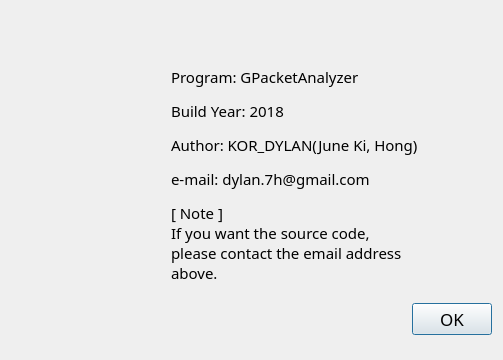
<?xml version="1.0" encoding="UTF-8"?>
<ui version="4.0">
 <class>Information</class>
 <widget class="QDialog" name="Information">
  <property name="geometry">
   <rect>
    <x>0</x>
    <y>0</y>
    <width>503</width>
    <height>360</height>
   </rect>
  </property>
  <property name="sizePolicy">
   <sizepolicy hsizetype="Fixed" vsizetype="Fixed">
    <horstretch>0</horstretch>
    <verstretch>0</verstretch>
   </sizepolicy>
  </property>
  <property name="minimumSize">
   <size>
    <width>500</width>
    <height>360</height>
   </size>
  </property>
  <property name="maximumSize">
   <size>
    <width>503</width>
    <height>360</height>
   </size>
  </property>
  <property name="font">
   <font>
    <family>Courier 10 Pitch</family>
    <pointsize>13</pointsize>
   </font>
  </property>
  <property name="windowTitle">
   <string>Program Infomation</string>
  </property>
  <layout class="QVBoxLayout" name="verticalLayout">
   <item>
    <widget class="QLabel" name="LogoLabel">
     <property name="sizePolicy">
      <sizepolicy hsizetype="Fixed" vsizetype="Fixed">
       <horstretch>0</horstretch>
       <verstretch>0</verstretch>
      </sizepolicy>
     </property>
     <property name="text">
      <string/>
     </property>
     <property name="pixmap">
      <pixmap resource="resource.qrc">:/new/prefix1/logo.jpg</pixmap>
     </property>
     <property name="wordWrap">
      <bool>false</bool>
     </property>
     <property name="margin">
      <number>-5</number>
     </property>
     <property name="indent">
      <number>0</number>
     </property>
     <property name="textInteractionFlags">
      <set>Qt::LinksAccessibleByMouse|Qt::TextEditable|Qt::TextEditorInteraction|Qt::TextSelectableByKeyboard|Qt::TextSelectableByMouse</set>
     </property>
    </widget>
   </item>
   <item>
    <layout class="QHBoxLayout" name="horizontalLayout">
     <item>
      <widget class="QLabel" name="label_2">
       <property name="sizePolicy">
        <sizepolicy hsizetype="Fixed" vsizetype="Fixed">
         <horstretch>0</horstretch>
         <verstretch>0</verstretch>
        </sizepolicy>
       </property>
       <property name="text">
        <string/>
       </property>
       <property name="pixmap">
        <pixmap resource="resource.qrc">:/new/prefix1/Me.jpg</pixmap>
       </property>
       <property name="margin">
        <number>0</number>
       </property>
      </widget>
     </item>
     <item>
      <widget class="QLabel" name="label_3">
       <property name="sizePolicy">
        <sizepolicy hsizetype="Fixed" vsizetype="Fixed">
         <horstretch>0</horstretch>
         <verstretch>0</verstretch>
        </sizepolicy>
       </property>
       <property name="font">
        <font>
         <family>Courier 10 Pitch</family>
         <pointsize>11</pointsize>
        </font>
       </property>
       <property name="text">
        <string>&lt;html&gt;&lt;head/&gt;&lt;body&gt;&lt;p&gt;Program: GPacketAnalyzer&lt;/p&gt;&lt;p&gt;Build Year: 2018&lt;/p&gt;&lt;p&gt;Author: KOR_DYLAN(June Ki, Hong)&lt;/p&gt;&lt;p&gt;e-mail: dylan.7h@gmail.com&lt;/p&gt;&lt;p&gt;[ Note ]&lt;br/&gt;If you want the source code, &lt;br/&gt;please contact the email address &lt;br/&gt;above.&lt;/p&gt;&lt;/body&gt;&lt;/html&gt;</string>
       </property>
      </widget>
     </item>
    </layout>
   </item>
   <item>
    <widget class="QDialogButtonBox" name="buttonBox">
     <property name="orientation">
      <enum>Qt::Horizontal</enum>
     </property>
     <property name="standardButtons">
      <set>QDialogButtonBox::Ok</set>
     </property>
    </widget>
   </item>
  </layout>
 </widget>
 <resources>
  <include location="resource.qrc"/>
 </resources>
 <connections>
  <connection>
   <sender>buttonBox</sender>
   <signal>accepted()</signal>
   <receiver>Information</receiver>
   <slot>accept()</slot>
   <hints>
    <hint type="sourcelabel">
     <x>248</x>
     <y>254</y>
    </hint>
    <hint type="destinationlabel">
     <x>157</x>
     <y>274</y>
    </hint>
   </hints>
  </connection>
  <connection>
   <sender>buttonBox</sender>
   <signal>rejected()</signal>
   <receiver>Information</receiver>
   <slot>reject()</slot>
   <hints>
    <hint type="sourcelabel">
     <x>316</x>
     <y>260</y>
    </hint>
    <hint type="destinationlabel">
     <x>286</x>
     <y>274</y>
    </hint>
   </hints>
  </connection>
 </connections>
</ui>
